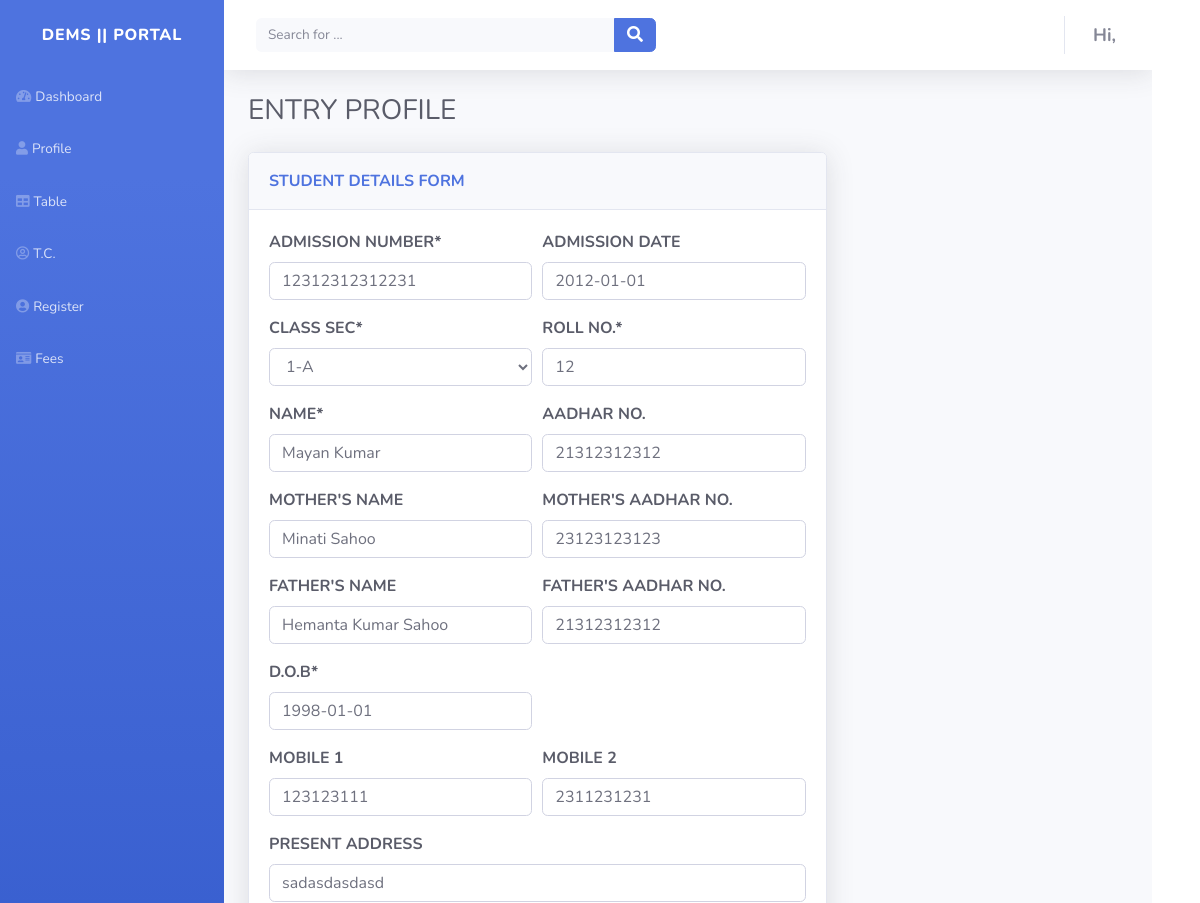
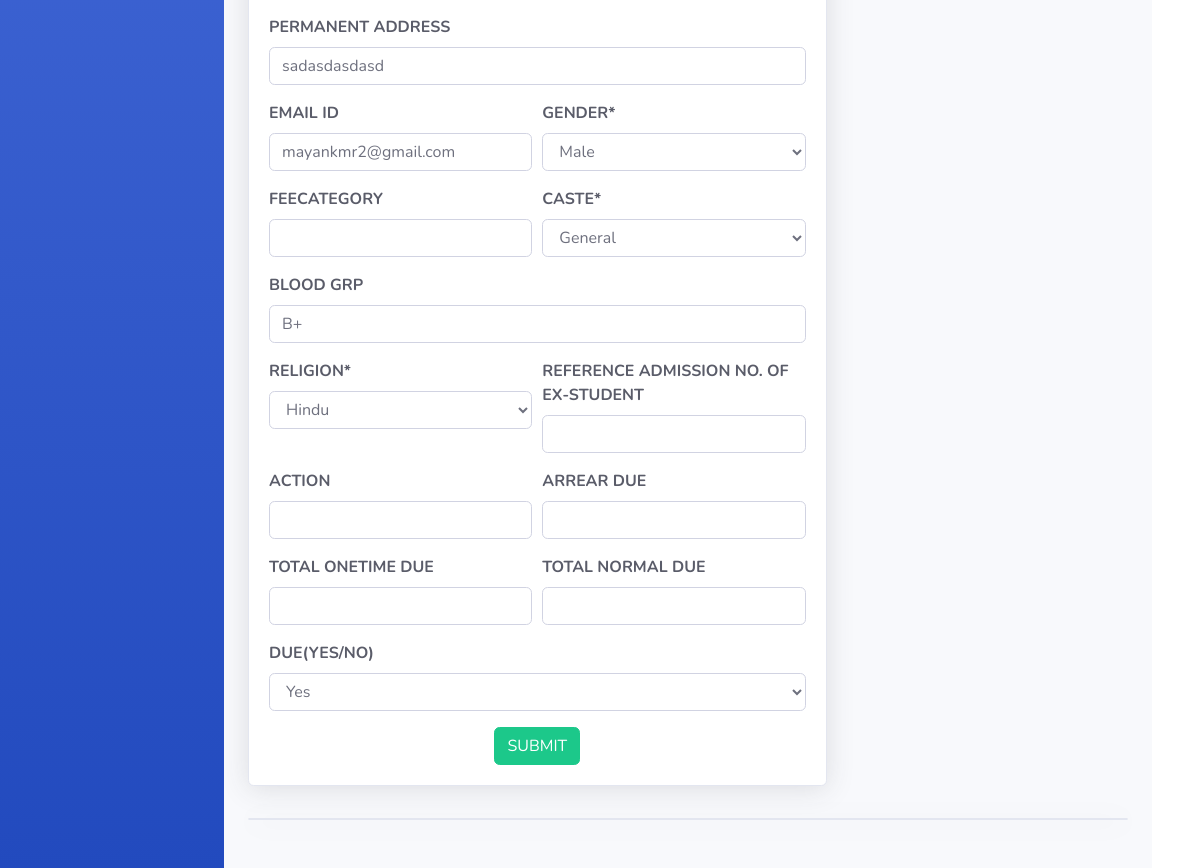
Page /table/3 on the committed database (2 pictures, top to bottom).
### studentsapp/models.py (models this page shows, shortened)
class Student(models.Model):
    admission_no = models.CharField(
        verbose_name="Admission Number", max_length=30, blank=False)  #
    admission_date = models.DateField(
        verbose_name="Admission Date", auto_now=False, auto_now_add=False, blank=True,null=True)
    class_sec = models.ForeignKey(
        Class, verbose_name="Class-Sec", blank=False, on_delete=models.CASCADE)   #
    roll_no = models.IntegerField(
        verbose_name="Roll No.", default=False, blank=False, null=False)  #
    name = models.CharField(verbose_name="Name", max_length=50, blank=False)
    aadhar_no = models.CharField(
        verbose_name="Aadhar No.", max_length=30, blank=True)
    mother_name = models.CharField(
        verbose_name="Mother's name", max_length=40, blank=True)
    mother_aadhar = models.CharField(
        verbose_name="Mother's Aadhar No.", max_length=30, blank=True)
    father_name = models.CharField(
        verbose_name="Father's Name", max_length=50, blank=True)
    father_aadhar = models.CharField(
        verbose_name="Father's Aadhar No.", max_length=30, blank=True)
    dob = models.DateField(verbose_name="D.O.B",
                           auto_now=False, auto_now_add=False, blank=False)
    mobile_1 = models.CharField(max_length=10, blank=True)
    mobile_2 = models.CharField(max_length=10, blank=True)
    pr_addr = models.CharField(
        verbose_name="Present Address", max_length=100, blank=True)
    pm_addr = models.CharField(
        verbose_name="Permanent Address", max_length=100, blank=True)
    email_id = models.EmailField(max_length=40, blank=True)
    gender = models.ForeignKey(Gender, blank=False, on_delete=models.CASCADE)
    Feecategory = models.CharField(max_length=30, blank=True)
    caste = models.ForeignKey(
        Caste, blank=True, null=True, on_delete=models.CASCADE)
    blood_grp = models.CharField(max_length=5,null=True, blank=True)
    Religion = models.ForeignKey(
        Religion,null=True, blank=True, on_delete=models.CASCADE)
    ref_admn_no = models.CharField(
        verbose_name="Reference admission no. of Ex-Student", max_length=30, blank=True, null=True)
    action = models.CharField(verbose_name="Action", max_length=10, blank=True)
    arrear_due = models.CharField(
        verbose_name="Arrear Due", max_length=10,null=True, blank=True)
    ttod = models.CharField(
        verbose_name="Total Onetime Due", max_length=10,null=True, blank=True)
    ttnd = models.CharField(
        verbose_name="Total Normal Due", max_length=10, null=True,blank=True)
    due = models.BooleanField(
        verbose_name="Due(YES/NO)", blank=True, null=True, default=None)
    class Meta:
        verbose_name = 'Student'
        verbose_name_plural = 'Students'
        db_table = 'Student_table'

### studentsapp/views.py (the view)
# urls.py: path('table/<int:id>', views.profile_edit, name='profile_edit'),
def profile_edit(request, id=None):
    instance = get_object_or_404(Student, id=id)
    form = StudentForm(request.POST or None, instance=instance)
    if form.is_valid():
        instance = form.save(commit=False)
        instance.save()
        return redirect('table')
    context = {
        'instance': instance,
        'form': form
    }
    return render(request, 'profile.html', context)

### studentsapp/forms.py
class StudentForm(forms.ModelForm):
    class_sec = forms.ModelChoiceField(
        queryset=Class.objects.all(), initial=None)
    gender = forms.ModelChoiceField(queryset=Gender.objects.all(), initial=None)
    caste = forms.ModelChoiceField(queryset=Caste.objects.all(), initial=None)
    Religion = forms.ModelChoiceField(
        queryset=Religion.objects.all(), initial=None)
    class Meta(object):
        model = Student
        fields = ['admission_no', 'admission_date', 'class_sec', 'roll_no', 'name', 'aadhar_no', 'mother_name', 'mother_aadhar', 'father_name',
                  'father_aadhar', 'dob', 'mobile_1', 'mobile_2', 'pr_addr', 'pm_addr', 'email_id', 'gender', 'Feecategory', 'caste', 'blood_grp', 'Religion',
                  'ref_admn_no', 'action', 'arrear_due', 'ttod', 'ttnd', 'due']

### studentsapp/models.py (called while the page is built)
    def __str__(self):
        return self.name

    def __str__(self):
        return self.name

    def __str__(self):
        return self.name

    def __str__(self):
        return self.name

### studentsapp/templates/profile.html (shortened to what this page needs)
{% extends 'base.html' %}
{% load static %}
{% load crispy_forms_tags %}
{% block content %}
<div class="container-fluid">
    <h3 class="text-dark mb-4">ENTRY PROFILE</h3>
    <div class="row mb-3">
        <div class="col-lg-8">
            <div class="row">
                <div class="col">
                    <div class="card text-dark text-uppercase text-left shadow mb-3">
                        <div class="card-header py-3">
                            <p class="text-primary m-0 font-weight-bold">sTUDENT DETAILS FORM</p>
                        </div>
                        <div class="card-body text-left text-dark">
                            <form action="" method="POST">
                                <div class="form-row">
                                    <div class="col">
                                        <div class="form-group"><strong>{{ form.admission_no|as_crispy_field  }}</strong>
                                        </div>
                                    </div>
                                    <div class="col">
                                        <div class="form-group"><strong>{{ form.admission_date|as_crispy_field  }}</strong></div>
                                    </div>
                                </div>
                                <div class="form-row">
                                    <div class="col">
                                        <div class="form-group"><strong>{{ form.class_sec|as_crispy_field  }}</strong>
                                        </div>
                                    </div>
                                    <div class="col">
                                        <div class="form-group"><strong>{{ form.roll_no|as_crispy_field  }}</strong></div>
                                    </div>
                                </div>
                                <div class="form-row">
                                    <div class="col">
                                        <div class="form-group"><strong>{{ form.name|as_crispy_field  }}</strong></div>
                                    </div>
                                    <div class="col">
                                        <div class="form-group"><strong>{{ form.aadhar_no|as_crispy_field  }}</strong></div>
                                    </div>
                                </div>
                                <div class="form-row">
                                    <div class="col">
                                        <div class="form-group"><strong>{{ form.mother_name|as_crispy_field  }}</strong></div>
                                    </div>
                                    <div class="col">
                                        <div class="form-group"><strong>{{ form.mother_aadhar|as_crispy_field  }}</strong></div>
                                    </div>
                                </div>
                                <div class="form-row">
                                    <div class="col">
                                        <div class="form-group"><strong>{{ form.father_name|as_crispy_field }}</strong></div>
                                    </div>
                                    <div class="col">
                                        <div class="form-group"><strong>{{ form.father_aadhar|as_crispy_field }}</strong></div>
                                    </div>
                                </div>
                                <div class="form-row">
                                    <div class="col">
                                        <div class="form-group"><strong>{{ form.dob|as_crispy_field  }}</strong></div>
                                    </div>
                                    <div class="col">
                                        <div class="form-group"><label for="last_name"></label></div>
                                    </div>
                                </div>
                                <div class="form-row">
                                    <div class="col">
                                        <div class="form-group"><strong>{{ form.mobile_1|as_crispy_field  }}</strong></div>
                                    </div>
                                    <div class="col">
                                        <div class="form-group"><strong>{{ form.mobile_2|as_crispy_field  }}</strong></div>
                                    </div>
                                </div>
                                <div class="form-row">
                                    <div class="col">
                                        <div class="form-group"><strong>{{ form.pr_addr|as_crispy_field  }}</strong></div>
                                    </div>
                                </div>
                                <div class="form-row">
                                    <div class="col">
                                        <div class="form-group"><strong>{{ form.pm_addr|as_crispy_field  }}</strong></div>
                                        <div class="form-row">
                                            <div class="col">
                                                <div class="form-group"><strong>{{ form.email_id|as_crispy_field  }}</strong></div>
                                            </div>
                                            <div class="col">
                                                <div class="form-group">
                                                    <strong>{{ form.gender|as_crispy_field }}</strong>
                                                </div>
                                            </div>
                                        </div>
                                        <div class="form-row">
                                            <div class="col">
                                                <div class="form-group"><strong>{{ form.Feecategory|as_crispy_field  }}</strong>
                                                </div>
                                            </div>
                                            <div class="col">
                                                <div class="form-group"><strong>{{ form.caste|as_crispy_field  }}</strong>
                                                </div>
                                            </div>
                                        </div>
                                        <div class="form-row">
                                            <div class="col">
                                                <div class="form-group">
                                                    <strong>{{ form.blood_grp|as_crispy_field  }}</strong>
                                                </div>
                                            </div>
                                        </div>
                                        <div class="form-row">
                                            <div class="col">
                                                <div class="form-group">
                                                            <strong>{{ form.Religion|as_crispy_field }}</strong></div>
                                            </div>
                                            <div class="col">
                                                <div class="form-group"><strong>{{ form.ref_admn_no|as_crispy_field }}</strong></div>
                                            </div>
                                        </div>
                                        <div class="form-row">
                                            <div class="col">
                                                <div class="form-group"><strong>{{ form.action|as_crispy_field }}</strong>
                                                </div>
                                            </div>
                                            <div class="col">
                                                <div class="form-group"><strong>{{ form.arrear_due|as_crispy_field }}</strong></div>
                                            </div>
                                        </div>
                                        <div class="form-row">
                                            <div class="col">
                                                <div class="form-group"><strong>{{ form.ttod|as_crispy_field }}</strong></div>
                                            </div>
                                            <div class="col">
                                                <div class="form-group"><strong>{{ form.ttnd|as_crispy_field  }}</strong></div>
                                            </div>
                                        </div>
                                        <div class="form-row">
                                            <div class="col">
                                                <div class="form-group">
                                                    <strong>{{ form.due|as_crispy_field  }}</strong>
                                                </div>
                                            </div>
                                        </div>
                                    </div>
                                </div>
                                <center><input class="btn btn-success" type="submit" value="SUBMIT"></center>
                            </form>
                        </div>
                    </div>
                </div>
            </div>
        </div>
    </div>
    <div class="card shadow mb-5"></div>
</div>
</div>
{% endblock content %}

### rows in the picture
Student: admission_no "12312312312231", admission_date "2012-01-01", class_sec "1-A", roll_no "12", name "Mayan Kumar", aadhar_no "21312312312", mother_name "Minati Sahoo", mother_aadhar "23123123123", father_name "Hemanta Kumar Sahoo", father_aadhar "21312312312", dob "1998-01-01", mobile_1 "123123111", mobile_2 "2311231231", pr_addr "sadasdasdasd", pm_addr "sadasdasdasd", email_id "mayankmr2@gmail.com", gender "Male", caste "General", blood_grp "B+", Religion "Hindu", due "Yes"
